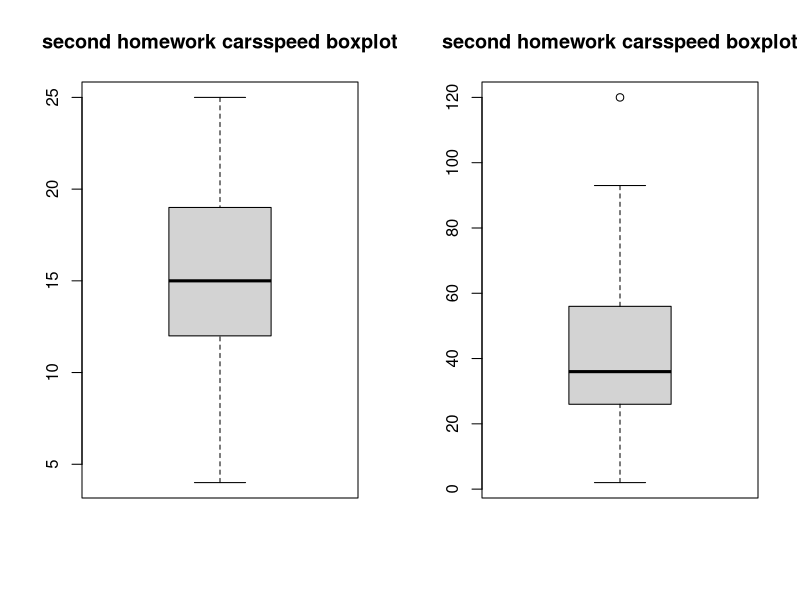

Write R code to recreate this figure.
par(mfrow = c(1, 2))
boxplot(cars$speed, main = "second homework carsspeed boxplot")
boxplot(cars$dist, main = "second homework carsspeed boxplot")
